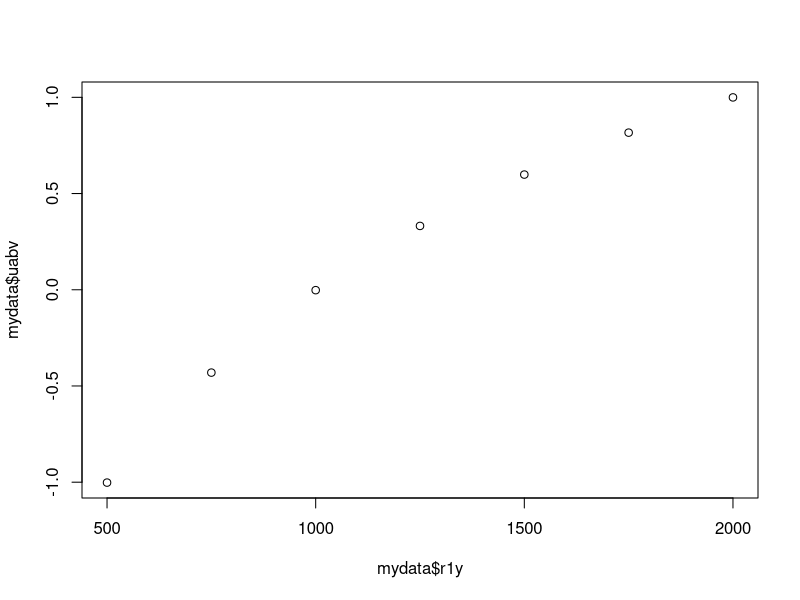
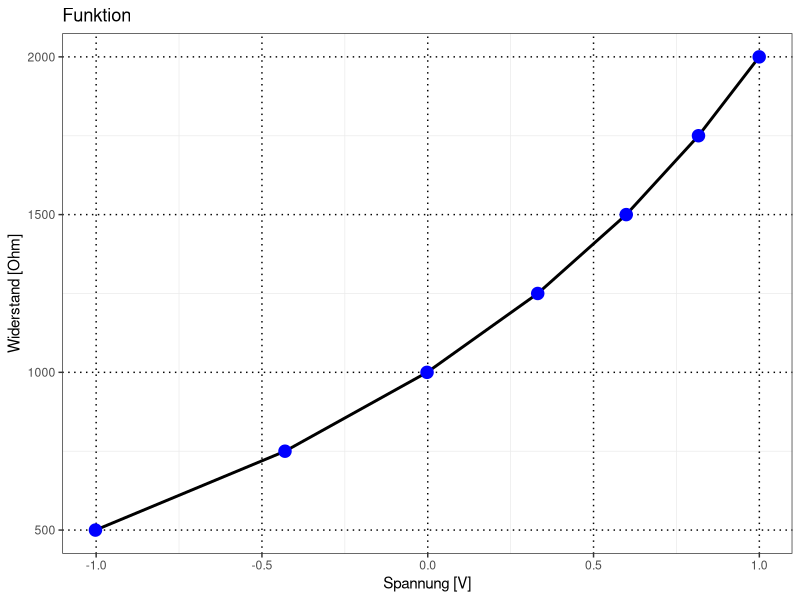

The R source for these figures, in order:

library(graphics)
library(ggplot2)
library(stringr)

setwd("C:/Users/Sandy/Documents/ge2p") 
mydata <- read.delim("data_22my.txt", header=TRUE, sep = "\t", quote = "\"",
                     dec = ",", fill = TRUE, comment.char = "")
mydata$r1x
plot(mydata$r1y, mydata$uabv)

p <- ggplot(data = mydata, aes(x = uabv , y = r1y))
p <- p + geom_line(size = 1, coloure="black") + theme_bw()
p <- p + geom_point(size = 6, shape=20, color ="blue" )
p <- p + theme(panel.grid.major = element_line(color ="black",linetype ="dotted"),legend.position ="none")
p <- p + labs(x ="Spannung [V]" , y =  "Widerstand [Ohm]", title = "Funktion") 
#p <- p + scale_y_log10() + scale_x_log10()
print(p)